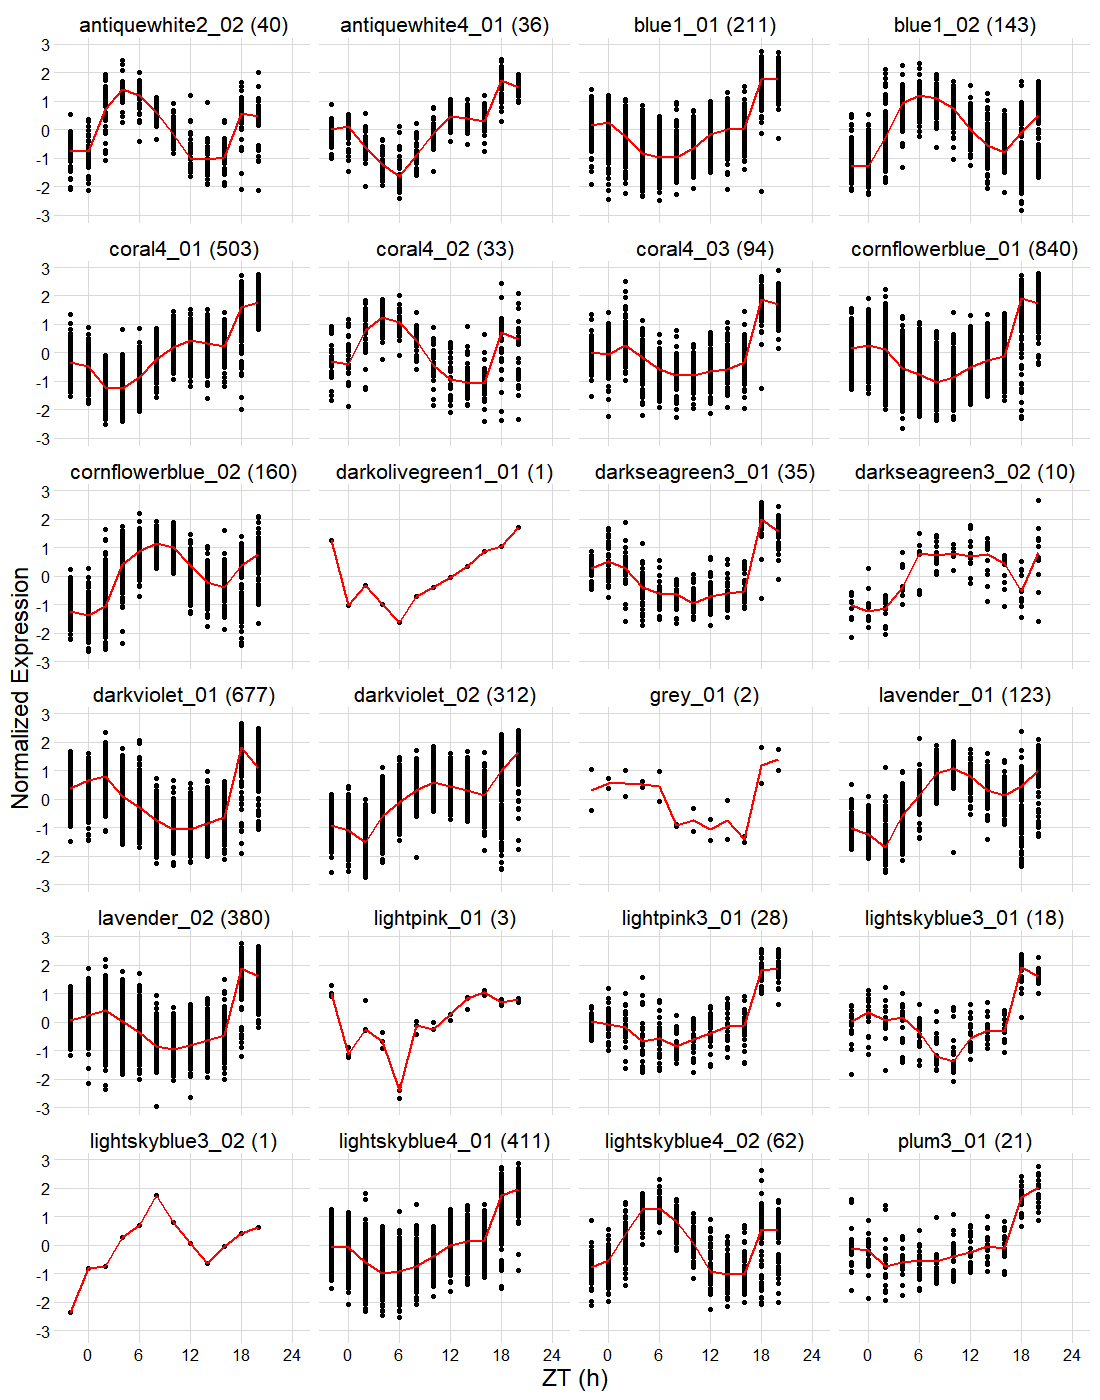

This chart was generated by the following R code:
library(dplyr)
library(plyr)
library(tidyr)
library(ggplot2)
library(cowplot)
theme_set(theme_minimal_grid())

C1_timecourses <- read.csv("C1_timecourse.txt", sep="\t")
C1_timecourses <- select(C1_timecourses, 1:2, 6:17)
rownames(C1_timecourses) <- C1_timecourses[,1]
C1_timecourses <- C1_timecourses[,-1]
C1_timecourses <- data.frame(C1_timecourses)

C1_timecourses_reorganized <- C1_timecourses %>% pivot_longer(!Module, names_to = "Time", values_to = "Expression")

C1_timecourses_reorganized$Time <- revalue(C1_timecourses_reorganized$Time, c("X.2"="-2"))
C1_timecourses_reorganized$Time <- revalue(C1_timecourses_reorganized$Time, c("X0"="0"))
C1_timecourses_reorganized$Time <- revalue(C1_timecourses_reorganized$Time, c("X2"="2"))
C1_timecourses_reorganized$Time <- revalue(C1_timecourses_reorganized$Time, c("X4"="4"))
C1_timecourses_reorganized$Time <- revalue(C1_timecourses_reorganized$Time, c("X6"="6"))
C1_timecourses_reorganized$Time <- revalue(C1_timecourses_reorganized$Time, c("X8"="8"))
C1_timecourses_reorganized$Time <- revalue(C1_timecourses_reorganized$Time, c("X10"="10"))
C1_timecourses_reorganized$Time <- revalue(C1_timecourses_reorganized$Time, c("X12"="12"))
C1_timecourses_reorganized$Time <- revalue(C1_timecourses_reorganized$Time, c("X14"="14"))
C1_timecourses_reorganized$Time <- revalue(C1_timecourses_reorganized$Time, c("X16"="16"))
C1_timecourses_reorganized$Time <- revalue(C1_timecourses_reorganized$Time, c("X18"="18"))
C1_timecourses_reorganized$Time <- revalue(C1_timecourses_reorganized$Time, c("X20"="20"))
C1_timecourses_reorganized$Time <- as.numeric(as.character(C1_timecourses_reorganized$Time))


ggplot(C1_timecourses_reorganized, aes(x=Time, y=Expression)) +
  geom_point() +
  #geom_jitter(width = 0.3,colour="black")+
  stat_summary(geom = "line", fun= "median", size = 1, color="red")+
  scale_x_continuous(breaks=seq(0,24,6), name="ZT (h)", limits=c(-2, 24.75))+
  scale_y_continuous(name="Normalized Expression")+
  theme(text = element_text(size=18))+
  facet_wrap(~ Module, ncol = 4)
